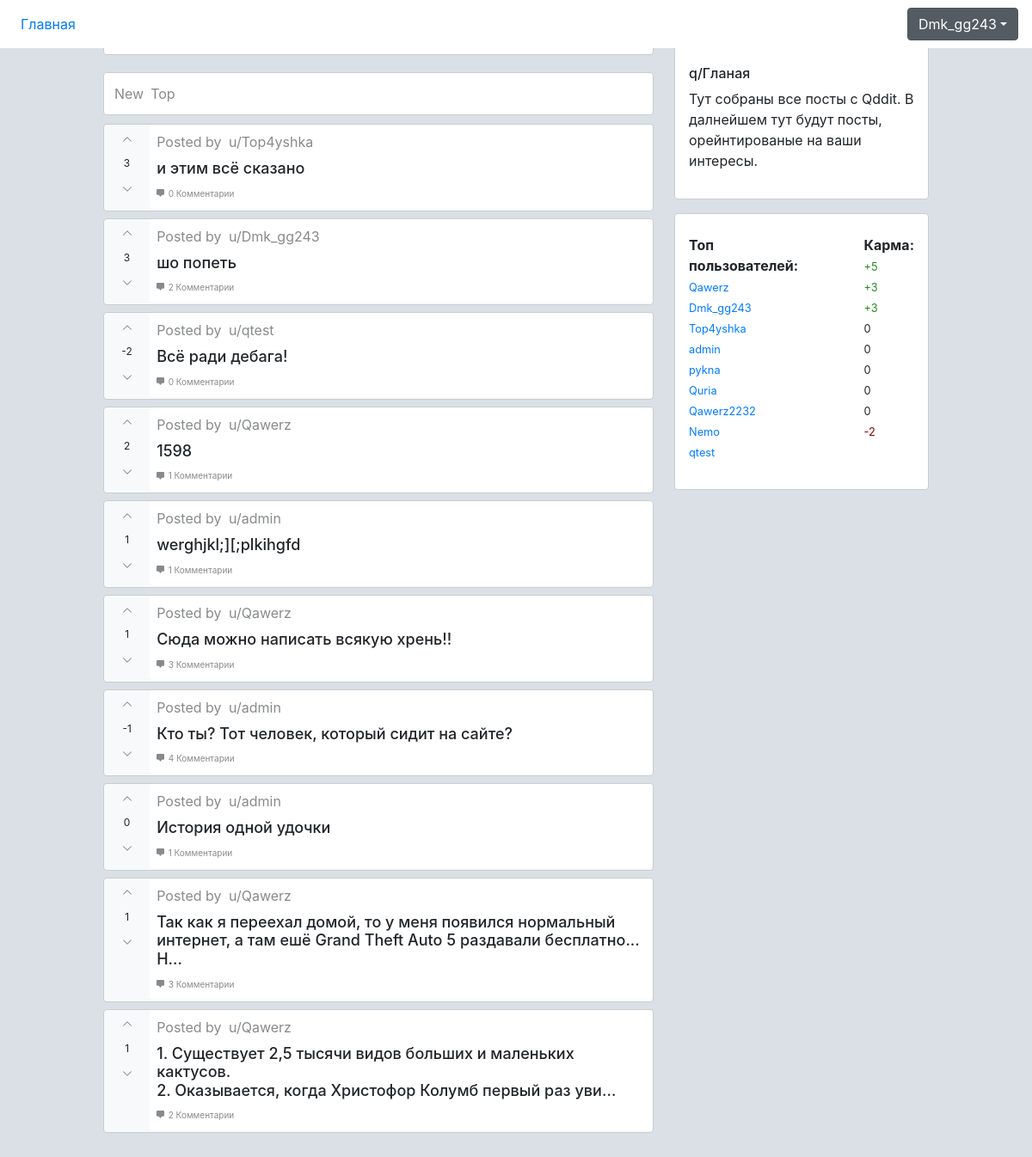
The app's page / (signed in) with its own data.
### web/models.py (models this page shows, shortened)
class Publication(models.Model):
    community = models.ForeignKey(Communities, on_delete=models.CASCADE, verbose_name='Сообщество', blank=True, null=True)
    author = models.ForeignKey(User, on_delete=models.CASCADE, verbose_name='Автор статьи', blank=True, null=True)
    name = models.CharField(max_length=120, verbose_name="Название")
    create_date = models.DateTimeField(auto_now=True)
    text = models.TextField(verbose_name="Текст")
    karma = models.IntegerField(verbose_name="Популярность статьи", default=0)
    likes = models.ManyToManyField(User, related_name='likes', blank=True)
    dislikes = models.ManyToManyField(User, related_name='dislikes', blank=True)
    class Meta:
        verbose_name = "Статьи"
        verbose_name_plural = "Статьи"

class Profile(models.Model):
    username = models.OneToOneField(User, verbose_name='Id ползователя', on_delete=models.CASCADE)
    bio = models.TextField(max_length=500, verbose_name='Биография', blank=True)
    birth_date = models.DateField(null=True, verbose_name='Дата рождения', blank=True)
    karma = models.IntegerField(verbose_name="Популярность пользователя", default=0)
    favcolor = models.CharField(max_length=10, verbose_name='Любимый цвет', blank=True)
    avatar = models.CharField(max_length=150, verbose_name='Аватар', blank=True)
    class Meta:
        verbose_name = "Пользователь"
        verbose_name_plural = "Пользователи"

### web/views.py (the view, shortened to what this page needs)
# urls.py: path('', views.PublicationsListNew.as_view(), name="home"),
class PublicationsListNew(CreateView):
    model = Publication, Profile, Communities
    template_name = 'publications_rl.html'
    form_class = PublicationForm
    success_url = reverse_lazy('publications')
    def get_context_data(self, **kwargs):
        kwargs['publications'] = Publication.objects.all().order_by('-id')
        kwargs['communities'] = Communities.objects.all().order_by('-id')[:10]
        kwargs['profiles'] = Profile.objects.all().order_by('-karma')[:10]
        return super().get_context_data(**kwargs)

### templates/publications_rl.html (shortened to what this page needs)
{% extends "base.html" %}
{% block content %}
<div class="container mx-auto">
    <div class="flex w-960 mx-auto">
        <div class="w-2/3">
            <div class="py-2">
                {% if request.user.is_authenticated %}
                <div class="createpostdiv">
                    <span class="userlogocirc user_favcolor items-s"><img class="pic" src="{{user.profile.avatar}}"></span>
                </div>
                {% endif %}
                <div class="py-1">
                    <div class="postdiv border-grey-light-alt flex">
                        <a class="ntb" href="/">
                            <div class="">New</div>
                        </a>
                        <a class="ntb" href="/top">
                            <div class="">Top</div>
                        </a>
                    </div>
                </div>
                {% for publication in publications %}
                <div class="py-1">
                    <div class="postdivmain">
                        <div class="w-1/12 flex flex-col items-c">
                                <a class="btn disabled text-xs">
                                    <svg class="bi bi-chevron-up" width="1em" height="1em" viewBox="0 0 16 16" fill="currentColor" xmlns="http://www.w3.org/2000/svg"><path fill-rule="evenodd" d="M7.646 4.646a.5.5 0 0 1 .708 0l6 6a.5.5 0 0 1-.708.708L8 5.707l-5.646 5.647a.5.5 0 0 1-.708-.708l6-6z"/></svg>
                                </a>
                            <span class="text-xs font-semibodl my-1">{{publication.karma}}</span>
                                <a class="btn disabled text-xs">
                                    <svg class="bi bi-chevron-down" width="1em" height="1em" viewBox="0 0 16 16" fill="currentColor" xmlns="http://www.w3.org/2000/svg"><path fill-rule="evenodd" d="M1.646 4.646a.5.5 0 0 1 .708 0L8 10.293l5.646-5.647a.5.5 0 0 1 .708.708l-6 6a.5.5 0 0 1-.708 0l-6-6a.5.5 0 0 1 0-.708z"/></svg>
                                </a>
                        </div>
                        <div class="w-11/12 postdiv">
                            <div class="items-c text-sc mb-2">
                                <span class="color-soft-gray">Posted by</span>
                                <a href="/user/{{ publication.author }}" class="color-soft-gray ubut ml-1 mx-1 no-underline hover:underline">u/{{publication.author}}</a>
                            </div>
                            <div  onmousedown="javascript:location.replace('/page/{{ publication.id }}');">
                                <h2 class="text-lg font-medium mb-1">{{ publication.text| safe |truncatechars:"120" }}</h2>
                            </div>
                            <a class="">
                                <span class="color-soft-gray" style="font-size: 10px; bottom: 50px;">{{publication.comments_publication.all.count}} Комментарии</span>
                            </a>
                        </div>
                    </div>
                </div>
                {% endfor %}
                <div class="container">
                    <br>
                    <br>
                </div>
            </div>
        </div>
        <div class="w-1/3">
            <div class="rounded py-2">
                <div class="rounded border-grey-light-alt bg-white ml-4 mb-1">
                        <div class="pl-3 pb-3 pr-3">
                            <div class="inline-flex items-center">
                                <span class="text-lg ml-4 "><h6>q/Гланая</h6></span>
                            </div>
                            <p class="font-normal mb-3 text-sm leading-normal">Тут собраны все посты с Qddit. В далнейшем тут будут посты, орейнтированые на ваши интересы.</p>
                        </div>
                </div>
            </div>
            <div class="rounded py-1">
                <div class="rounded border-grey-light-alt bg-white ml-4 mb-3">
                        <div class="pl-3 pb-3 pr-3">
                            <div class="flex mb-3 mt-4">
                                <div class="">
                                    <div>
                                        <div class="flex-col">
                                            <b >Топ пользователей:</b>
                                            {% for profile in profiles %}
                                            <a style="font-size: 80%" href="/user/{{ profile.username }}">{{ profile.username }}</a><br>
                                            {% endfor %}
                                        </div>
                                    </div>
                                </div>
                                <div style="margin-left: 50px;" >
                                    <div class="flex-col">
                                        <div>
                                            <b>Карма:</b>
                                            {% for profile in profiles %}
                                            {% if profile.karma > 0 %}
                                            <span style="color:forestgreen;font-size: 80%">+{{profile.karma}}</span><br>
                                            {% elif profile.karma < 0 %}
                                            <span style="color:darkred;font-size: 80%">{{profile.karma}}</span><br>
                                            {% else %}
                                            <span style="font-size: 80%">{{profile.karma}}</span><br>
                                            {% endif %}
                                            {% endfor %}
                                        </div>
                                    </div>
                                </div>
                            </div>
                        </div>
                </div>
            </div>
        </div>
    </div>
</div>
{% endblock %}

### templates/base.html (shortened to what this page needs)
<!DOCTYPE html>
{% load static %}
<html lang="ru-en">
<head>
    {% block meta %}
    <link rel="stylesheet" href="https://stackpath.bootstrapcdn.com/bootstrap/4.4.1/css/bootstrap.min.css">
    {% endblock %}
</head>
<body class="bg-gray">
<nav class="navbar fixed-top navbar-expand-sm bg-white">
    <div class="collapse navbar-collapse" id="navbarTogglerDemo01">
        <ul class="navbar-nav mr-auto mt-2 mt-lg-0">
            <li class="nav-item active">
                {% url 'home' as url_home %}
                <a class="nav-link" href="{{url_home}}">Главная</a>
            </li>
        </ul>
        <div class="dropdown show">
            <a class="btn btn-secondary dropdown-toggle" href="#" role="button" id="dropdownMenuLink" data-toggle="dropdown" aria-haspopup="true" aria-expanded="false">{% if request.user.is_authenticated %}{{request.user}}{% else %}Ты Анон{% endif %}</a>
            </div>
        </div>
</nav>
{% block content %}{% endblock %}
</body>
</html>

### records on screen
Publication: karma "3", author "Top4yshka", text "и этим всё сказано", comments_publication.all.count "0"
Publication: karma "3", author "Dmk_gg243", text "шо попеть", comments_publication.all.count "2"
Publication: karma "-2", author "qtest", text "Всё ради дебага!", comments_publication.all.count "0"
Publication: karma "2", author "Qawerz", text "1598", comments_publication.all.count "1"
Publication: karma "1", author "admin", text "werghjkl;][;plkihgfd", comments_publication.all.count "1"
Publication: karma "1", author "Qawerz", text "Сюда можно написать всякую хрень!!", comments_publication.all.count "3"
Publication: karma "-1", author "admin", text "Кто ты? Тот человек, который сидит на сайте?", comments_publication.all.count "4"
Publication: karma "0", author "admin", text "История одной удочки", comments_publication.all.count "1"
Publication: karma "1", author "Qawerz", text "Так как я переехал домой, то у меня появился нормальный интернет, а там ешё Grand Theft Auto 5 раздавали бесплатно... Н…", comments_publication.all.count "3"
Publication: karma "1", author "Qawerz", text "1. Существует 2,5 тысячи видов больших и маленьких кактусов. 2. Оказывается, когда Христофор Колумб первый раз уви…", comments_publication.all.count "2"
Profile: username "Qawerz", karma "5"
Profile: username "Dmk_gg243", karma "3"
Profile: username "Top4yshka", karma "3"
Profile: username "admin", karma "0"
Profile: username "pykna", karma "0"
Profile: username "Quria", karma "0"
Profile: username "Qawerz2232", karma "0"
Profile: username "Nemo", karma "0"
Profile: username "qtest", karma "-2"

### other values on screen
{{ request.user }} "Dmk_gg243"
